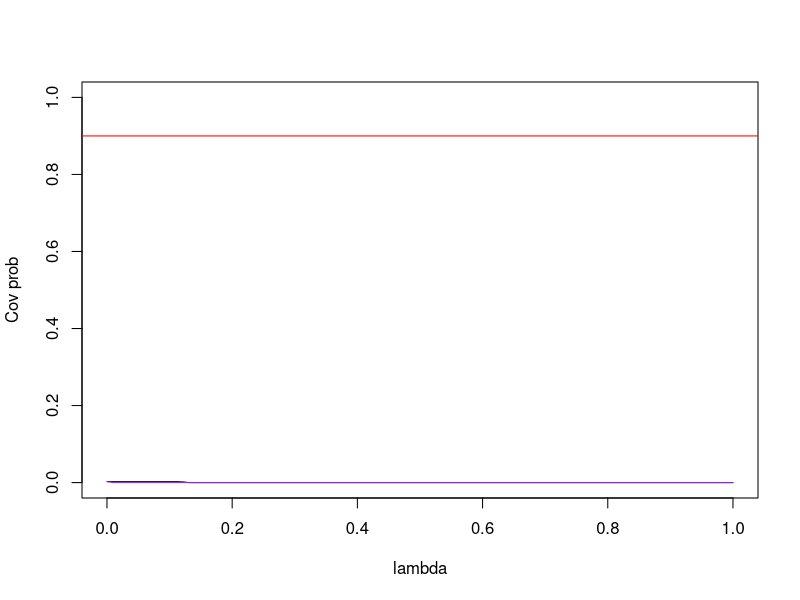

Here is the R script that generated this plot:
# Constructing a confidence interval from an MLE using a probability distribution pivot

# Initializing given info
n=25
x.bar=24.9
alpha=.1

# MLE-based CI
z.val=qnorm(p=1-alpha/2)
norm.lo=x.bar-z.val*sqrt(x.bar/n)
norm.hi=x.bar+z.val*sqrt(x.bar/n)
cat("Norm approx CI = (",round(norm.lo,2), ",", round(norm.hi,2),")","\n", sep="")

sum.x=n*x.bar
pivot.lo=qchisq(p=alpha/2, df=2*sum.x)/(2*n)
pivot.hi=qchisq(p=1-alpha/2, df=2*(sum.x+1))/(2*n)
cat("Pivoting c.d.f. CI = (",round(pivot.lo,2), ",", round(pivot.hi,2),")","\n", sep="")

# coverage probability plots
n.plot=100
l.plot=seq(.0001,1,length.out=n.plot)
B=10000
cp.norm=vector(mode="numeric", length=n.plot)
cp.pivot=vector(mode="numeric", length=n.plot)
for (i in 1:n.plot) {
  sim.sum=runif(n, min = 0, max = l.plot[i])
  norm.log= (abs(sim.sum/n-l.plot[i]) <= z.val*sqrt(sim.sum/n^2)) # vec of T/F's
  cp.norm[i] = sum(norm.log)/B  # fraction of times norm CI captured lambda = l.plot[i]
  ci.lo=qchisq(p=alpha/2, df=2*sim.sum)/(2*n)
  ci.hi=qchisq(p=1-alpha/2, df=2*(sim.sum+1))/(2*n)
  cp.pivot[i] = sum((l.plot[i] <= ci.hi)&(l.plot[i]>=ci.lo))/B
}

plot(x=l.plot, y=cp.pivot, type="l", ylim=c(0,1), xlab="lambda", ylab="Cov prob")
abline(h=1-alpha,col="red")
lines(x=l.plot, y=cp.norm, col="purple")